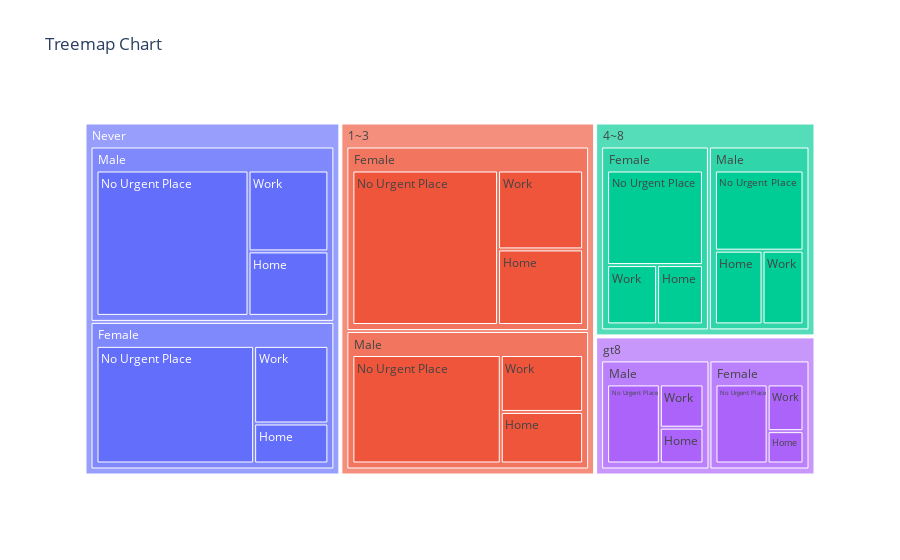

The notebook cell this image was saved under:
### Code cell
chart_config = ['CoffeeHouse', 'gender', 'destination']

agg_df = data_coffee.groupby(chart_config).size().reset_index(name='Count')

fig = px.treemap(agg_df, path=chart_config, values='Count',
                  title='Treemap Chart')

# Show the plot
fig.show()

### Figure 1 — Plotly figure (JSON) as saved in the notebook; plotly's stock layout.template omitted (floating-point values rounded to 4 significant figures)
{"data": [{"branchvalues": "total", "domain": {"x": [0, 1], "y": [0, 1]}, "hovertemplate": "labels=%{label}<br>Count=%{value}<br>parent=%{parent}<br>id=%{id}<extra></extra>", "ids": ["1~3/Female/Home", "4~8/Female/Home", "Never/Female/Home", "gt8/Female/Home", "1~3/Male/Home", "4~8/Male/Home", "Never/Male/Home", "gt8/Male/Home", "1~3/Female/No Urgent Place", "4~8/Female/No Urgent Place", "Never/Female/No Urgent Place", "gt8/Female/No Urgent Place", "1~3/Male/No Urgent Place", "4~8/Male/No Urgent Place", "Never/Male/No Urgent Place", "gt8/Male/No Urgent Place", "1~3/Female/Work", "4~8/Female/Work", "Never/Female/Work", "gt8/Female/Work", "1~3/Male/Work", "4~8/Male/Work", "Never/Male/Work", "gt8/Male/Work", "1~3/Female", "4~8/Female", "Never/Female", "gt8/Female", "1~3/Male", "4~8/Male", "Never/Male", "gt8/Male", "1~3", "4~8", "Never", "gt8"], "labels": ["Home", "Home", "Home", "Home", "Home", "Home", "Home", "Home", "No Urgent Place", "No Urgent Place", "No Urgent Place", "No Urgent Place", "No Urgent Place", "No Urgent Place", "No Urgent Place", "No Urgent Place", "Work", "Work", "Work", "Work", "Work", "Work", "Work", "Work", "Female", "Female", "Female", "Female", "Male", "Male", "Male", "Male", "1~3", "4~8", "Never", "gt8"], "name": "", "parents": ["1~3/Female", "4~8/Female", "Never/Female", "gt8/Female", "1~3/Male", "4~8/Male", "Never/Male", "gt8/Male", "1~3/Female", "4~8/Female", "Never/Female", "gt8/Female", "1~3/Male", "4~8/Male", "Never/Male", "gt8/Male", "1~3/Female", "4~8/Female", "Never/Female", "gt8/Female", "1~3/Male", "4~8/Male", "Never/Male", "gt8/Male", "1~3", "4~8", "Never", "gt8", "1~3", "4~8", "Never", "gt8", "", "", "", ""], "type": "treemap", "values": [68, 33, 33, 18, 48, 43, 55, 24, 238, 110, 206, 64, 182, 87, 236, 64, 71, 36, 64, 26, 53, 37, 69, 29, 377, 179, 303, 108, 283, 167, 360, 117, 660, 346, 663, 225]}], "layout": {"legend": {"tracegroupgap": 0}, "title": {"text": "Treemap Chart"}}}
